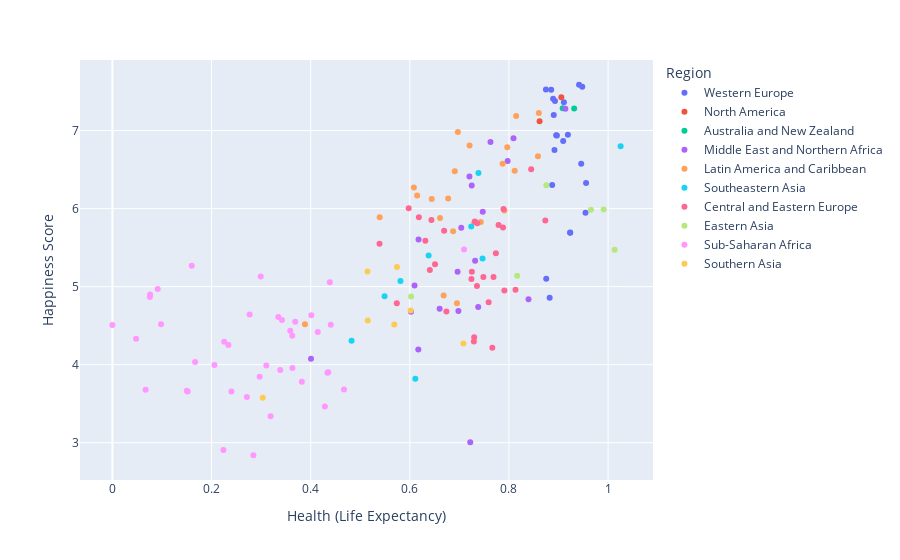

Source (notebook cell):
### Markdown cell above
Observations:
    
    1.The above graph clearly depicts that irrespective of the region the GDP is directly propotional to Happiness Score.

### Code cell
px.scatter(df,x='Health (Life Expectancy)',y='Happiness Score',color='Region',hover_data=['Region'])

### Figure 1 — Plotly figure (JSON) as saved in the notebook; plotly's stock layout.template omitted (floating-point values rounded to 4 significant figures)
{"data": [{"customdata": [["Western Europe"], ["Western Europe"], ["Western Europe"], ["Western Europe"], ["Western Europe"], ["Western Europe"], ["Western Europe"], ["Western Europe"], ["Western Europe"], ["Western Europe"], ["Western Europe"], ["Western Europe"], ["Western Europe"], ["Western Europe"], ["Western Europe"], ["Western Europe"], ["Western Europe"], ["Western Europe"], ["Western Europe"], ["Western Europe"], ["Western Europe"]], "hovertemplate": "Region=%{customdata[0]}<br>Health (Life Expectancy)=%{x}<br>Happiness Score=%{y}<extra></extra>", "legendgroup": "Western Europe", "marker": {"color": "#636efa", "symbol": "circle"}, "mode": "markers", "name": "Western Europe", "orientation": "v", "showlegend": true, "type": "scatter", "x": [0.9414, 0.9478, 0.8746, 0.8852, 0.8891, 0.8928, 0.9109, 0.8904, 0.9189, 0.8953, 0.8967, 0.9094, 0.8919, 0.9458, 0.9556, 0.8872, 0.9545, 0.9236, 0.9236, 0.8752, 0.8821], "xaxis": "x", "y": [7.587, 7.561, 7.527, 7.522, 7.406, 7.378, 7.364, 7.2, 6.946, 6.94, 6.937, 6.867, 6.75, 6.575, 6.329, 6.302, 5.948, 5.695, 5.689, 5.102, 4.857], "yaxis": "y"}, {"customdata": [["North America"], ["North America"]], "hovertemplate": "Region=%{customdata[0]}<br>Health (Life Expectancy)=%{x}<br>Happiness Score=%{y}<extra></extra>", "legendgroup": "North America", "marker": {"color": "#EF553B", "symbol": "circle"}, "mode": "markers", "name": "North America", "orientation": "v", "showlegend": true, "type": "scatter", "x": [0.9056, 0.8618], "xaxis": "x", "y": [7.427, 7.119], "yaxis": "y"}, {"customdata": [["Australia and New Zealand"], ["Australia and New Zealand"]], "hovertemplate": "Region=%{customdata[0]}<br>Health (Life Expectancy)=%{x}<br>Happiness Score=%{y}<extra></extra>", "legendgroup": "Australia and New Zealand", "marker": {"color": "#00cc96", "symbol": "circle"}, "mode": "markers", "name": "Australia and New Zealand", "orientation": "v", "showlegend": true, "type": "scatter", "x": [0.9084, 0.9316], "xaxis": "x", "y": [7.286, 7.284], "yaxis": "y"}, {"customdata": [["Middle East and Northern Africa"], ["Middle East and Northern Africa"], ["Middle East and Northern Africa"], ["Middle East and Northern Africa"], ["Middle East and Northern Africa"], ["Middle East and Northern Africa"], ["Middle East and Northern Africa"], ["Middle East and Northern Africa"], ["Middle East and Northern Africa"], ["Middle East and Northern Africa"], ["Middle East and Northern Africa"], ["Middle East and Northern Africa"], ["Middle East and Northern Africa"], ["Middle East and Northern Africa"], ["Middle East and Northern Africa"], ["Middle East and Northern Africa"], ["Middle East and Northern Africa"], ["Middle East and Northern Africa"], ["Middle East and Northern Africa"], ["Middle East and Northern Africa"]], "hovertemplate": "Region=%{customdata[0]}<br>Health (Life Expectancy)=%{x}<br>Happiness Score=%{y}<extra></extra>", "legendgroup": "Middle East and Northern Africa", "marker": {"color": "#ab63fa", "symbol": "circle"}, "mode": "markers", "name": "Middle East and Northern Africa", "orientation": "v", "showlegend": true, "type": "scatter", "x": [0.9139, 0.8093, 0.7628, 0.7973, 0.7202, 0.7249, 0.7472, 0.7038, 0.6177, 0.7317, 0.6964, 0.6095, 0.8395, 0.7379, 0.6602, 0.698, 0.6024, 0.6171, 0.4006, 0.7219], "xaxis": "x", "y": [7.278, 6.901, 6.853, 6.611, 6.411, 6.295, 5.96, 5.754, 5.605, 5.332, 5.192, 5.013, 4.839, 4.739, 4.715, 4.686, 4.677, 4.194, 4.077, 3.006], "yaxis": "y"}, {"customdata": [["Latin America and Caribbean"], ["Latin America and Caribbean"], ["Latin America and Caribbean"], ["Latin America and Caribbean"], ["Latin America and Caribbean"], ["Latin America and Caribbean"], ["Latin America and Caribbean"], ["Latin America and Caribbean"], ["Latin America and Caribbean"], ["Latin America and Caribbean"], ["Latin America and Caribbean"], ["Latin America and Caribbean"], ["Latin America and Caribbean"], ["Latin America and Caribbean"], ["Latin America and Caribbean"], ["Latin America and Caribbean"], ["Latin America and Caribbean"], ["Latin America and Caribbean"], ["Latin America and Caribbean"], ["Latin America and Caribbean"], ["Latin America and Caribbean"], ["Latin America and Caribbean"]], "hovertemplate": "Region=%{customdata[0]}<br>Health (Life Expectancy)=%{x}<br>Happiness Score=%{y}<extra></extra>", "legendgroup": "Latin America and Caribbean", "marker": {"color": "#FFA15A", "symbol": "circle"}, "mode": "markers", "name": "Latin America and Caribbean", "orientation": "v", "showlegend": true, "type": "scatter", "x": [0.8603, 0.8144, 0.697, 0.7205, 0.7966, 0.8586, 0.7872, 0.8116, 0.6908, 0.6082, 0.6148, 0.6774, 0.6442, 0.7907, 0.5392, 0.661, 0.7431, 0.7302, 0.6874, 0.6683, 0.6951, 0.3885], "xaxis": "x", "y": [7.226, 7.187, 6.983, 6.81, 6.786, 6.67, 6.574, 6.485, 6.477, 6.269, 6.168, 6.13, 6.123, 5.975, 5.89, 5.878, 5.828, 5.824, 5.709, 4.885, 4.788, 4.518], "yaxis": "y"}, {"customdata": [["Southeastern Asia"], ["Southeastern Asia"], ["Southeastern Asia"], ["Southeastern Asia"], ["Southeastern Asia"], ["Southeastern Asia"], ["Southeastern Asia"], ["Southeastern Asia"], ["Southeastern Asia"]], "hovertemplate": "Region=%{customdata[0]}<br>Health (Life Expectancy)=%{x}<br>Happiness Score=%{y}<extra></extra>", "legendgroup": "Southeastern Asia", "marker": {"color": "#19d3f3", "symbol": "circle"}, "mode": "markers", "name": "Southeastern Asia", "orientation": "v", "showlegend": true, "type": "scatter", "x": [1.025, 0.7385, 0.7239, 0.6379, 0.7468, 0.5811, 0.5491, 0.4825, 0.6111], "xaxis": "x", "y": [6.798, 6.455, 5.77, 5.399, 5.36, 5.073, 4.876, 4.307, 3.819], "yaxis": "y"}, {"customdata": [["Central and Eastern Europe"], ["Central and Eastern Europe"], ["Central and Eastern Europe"], ["Central and Eastern Europe"], ["Central and Eastern Europe"], ["Central and Eastern Europe"], ["Central and Eastern Europe"], ["Central and Eastern Europe"], ["Central and Eastern Europe"], ["Central and Eastern Europe"], ["Central and Eastern Europe"], ["Central and Eastern Europe"], ["Central and Eastern Europe"], ["Central and Eastern Europe"], ["Central and Eastern Europe"], ["Central and Eastern Europe"], ["Central and Eastern Europe"], ["Central and Eastern Europe"], ["Central and Eastern Europe"], ["Central and Eastern Europe"], ["Central and Eastern Europe"], ["Central and Eastern Europe"], ["Central and Eastern Europe"], ["Central and Eastern Europe"], ["Central and Eastern Europe"], ["Central and Eastern Europe"], ["Central and Eastern Europe"], ["Central and Eastern Europe"], ["Central and Eastern Europe"]], "hovertemplate": "Region=%{customdata[0]}<br>Health (Life Expectancy)=%{x}<br>Happiness Score=%{y}<extra></extra>", "legendgroup": "Central and Eastern Europe", "marker": {"color": "#FF6692", "symbol": "circle"}, "mode": "markers", "name": "Central and Eastern Europe", "orientation": "v", "showlegend": true, "type": "scatter", "x": [0.8448, 0.5977, 0.789, 0.6183, 0.6437, 0.8734, 0.7313, 0.7361, 0.779, 0.7881, 0.6693, 0.6313, 0.5389, 0.7736, 0.6509, 0.6404, 0.7252, 0.7689, 0.7484, 0.7244, 0.7355, 0.8133, 0.7908, 0.7591, 0.5738, 0.6739, 0.7299, 0.7293, 0.7665], "xaxis": "x", "y": [6.505, 6.003, 5.995, 5.889, 5.855, 5.848, 5.833, 5.813, 5.791, 5.759, 5.716, 5.589, 5.548, 5.429, 5.286, 5.212, 5.192, 5.124, 5.123, 5.098, 5.007, 4.959, 4.949, 4.8, 4.786, 4.681, 4.35, 4.297, 4.218], "yaxis": "y"}, {"customdata": [["Eastern Asia"], ["Eastern Asia"], ["Eastern Asia"], ["Eastern Asia"], ["Eastern Asia"], ["Eastern Asia"]], "hovertemplate": "Region=%{customdata[0]}<br>Health (Life Expectancy)=%{x}<br>Happiness Score=%{y}<extra></extra>", "legendgroup": "Eastern Asia", "marker": {"color": "#B6E880", "symbol": "circle"}, "mode": "markers", "name": "Eastern Asia", "orientation": "v", "showlegend": true, "type": "scatter", "x": [0.8753, 0.9911, 0.9654, 1.013, 0.8166, 0.6027], "xaxis": "x", "y": [6.298, 5.987, 5.984, 5.474, 5.14, 4.874], "yaxis": "y"}, {"customdata": [["Sub-Saharan Africa"], ["Sub-Saharan Africa"], ["Sub-Saharan Africa"], ["Sub-Saharan Africa"], ["Sub-Saharan Africa"], ["Sub-Saharan Africa"], ["Sub-Saharan Africa"], ["Sub-Saharan Africa"], ["Sub-Saharan Africa"], ["Sub-Saharan Africa"], ["Sub-Saharan Africa"], ["Sub-Saharan Africa"], ["Sub-Saharan Africa"], ["Sub-Saharan Africa"], ["Sub-Saharan Africa"], ["Sub-Saharan Africa"], ["Sub-Saharan Africa"], ["Sub-Saharan Africa"], ["Sub-Saharan Africa"], ["Sub-Saharan Africa"], ["Sub-Saharan Africa"], ["Sub-Saharan Africa"], ["Sub-Saharan Africa"], ["Sub-Saharan Africa"], ["Sub-Saharan Africa"], ["Sub-Saharan Africa"], ["Sub-Saharan Africa"], ["Sub-Saharan Africa"], ["Sub-Saharan Africa"], ["Sub-Saharan Africa"], ["Sub-Saharan Africa"], ["Sub-Saharan Africa"], ["Sub-Saharan Africa"], ["Sub-Saharan Africa"], ["Sub-Saharan Africa"], ["Sub-Saharan Africa"], ["Sub-Saharan Africa"], ["Sub-Saharan Africa"], ["Sub-Saharan Africa"], ["Sub-Saharan Africa"]], "hovertemplate": "Region=%{customdata[0]}<br>Health (Life Expectancy)=%{x}<br>Happiness Score=%{y}<extra></extra>", "legendgroup": "Sub-Saharan Africa", "marker": {"color": "#FF97FF", "symbol": "circle"}, "mode": "markers", "name": "Sub-Saharan Africa", "orientation": "v", "showlegend": true, "type": "scatter", "x": [0.7095, 0.1601, 0.2992, 0.4387, 0.09131, 0.07612, 0.07566, 0.2769, 0.4013, 0.3347, 0.342, 0.3688, 0.09806, 0.4405, 0, 0.3587, 0.4143, 0.3629, 0.04776, 0.2256, 0.234, 0.1668, 0.2058, 0.3105, 0.3631, 0.3386, 0.4354, 0.4337, 0.2971, 0.3821, 0.4672, 0.06699, 0.1501, 0.2401, 0.1519, 0.2712, 0.4286, 0.3191, 0.224, 0.2844], "xaxis": "x", "y": [5.477, 5.268, 5.129, 5.057, 4.971, 4.898, 4.867, 4.642, 4.633, 4.61, 4.571, 4.55, 4.517, 4.512, 4.507, 4.436, 4.419, 4.369, 4.332, 4.292, 4.252, 4.033, 3.995, 3.989, 3.956, 3.931, 3.904, 3.896, 3.845, 3.781, 3.681, 3.678, 3.667, 3.656, 3.655, 3.587, 3.465, 3.34, 2.905, 2.839], "yaxis": "y"}, {"customdata": [["Southern Asia"], ["Southern Asia"], ["Southern Asia"], ["Southern Asia"], ["Southern Asia"], ["Southern Asia"], ["Southern Asia"]], "hovertemplate": "Region=%{customdata[0]}<br>Health (Life Expectancy)=%{x}<br>Happiness Score=%{y}<extra></extra>", "legendgroup": "Southern Asia", "marker": {"color": "#FECB52", "symbol": "circle"}, "mode": "markers", "name": "Southern Asia", "orientation": "v", "showlegend": true, "type": "scatter", "x": [0.5741, 0.5147, 0.6016, 0.5153, 0.5687, 0.7081, 0.3034], "xaxis": "x", "y": [5.253, 5.194, 4.694, 4.565, 4.514, 4.271, 3.575], "yaxis": "y"}], "layout": {"legend": {"title": {"text": "Region"}, "tracegroupgap": 0}, "margin": {"t": 60}, "xaxis": {"anchor": "y", "domain": [0, 1], "title": {"text": "Health (Life Expectancy)"}}, "yaxis": {"anchor": "x", "domain": [0, 1], "title": {"text": "Happiness Score"}}}}
